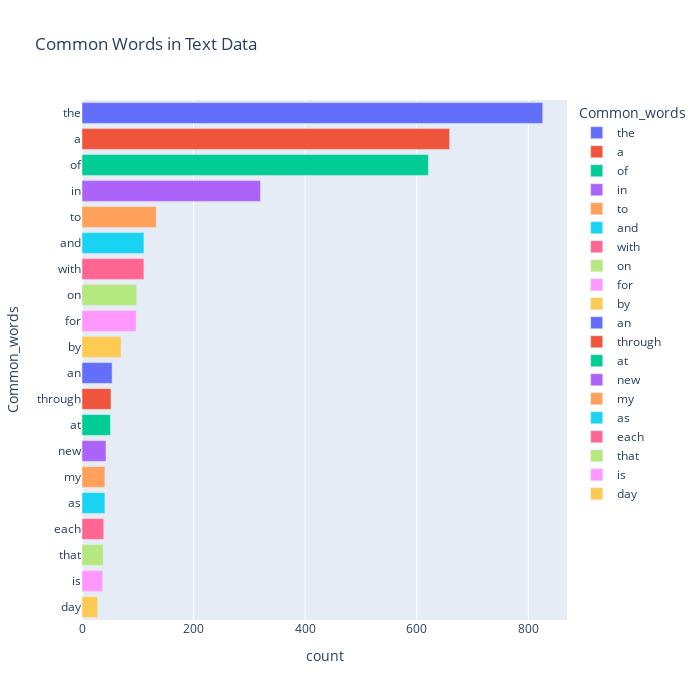

Notebook code cell kept with this figure:
### Markdown cell above
#### 🔤 Top 20 Most Common Words in Text Data (Bar Chart)

### Code cell
# Step 1: Split each cleaned text into a list of words (tokens)
df1['temp_list'] = df1['Cleaned_text'].apply(lambda x: str(x).split())

# Step 2: Flatten the list of lists into a single list of all words
# - Loop through each list in 'temp_list'
# - Collect all words into one big list
top_words = Counter([item for sublist in df1['temp_list'] for item in sublist])

# Step 3: Create a DataFrame of the top 20 most frequent words
top_words_df = pd.DataFrame(top_words.most_common(20), columns=['Common_words', 'count'])

# Step 4: Create a horizontal bar chart using Plotly
fig = px.bar(
    top_words_df,                # Data source
    x="count",                   # X-axis = count of each word
    y="Common_words",            # Y-axis = words
    title='Common Words in Text Data',  # Chart title
    orientation='h',             # Make the bars horizontal
    width=700,                   # Width of the chart
    height=700,                  # Height of the chart
    color='Common_words'         # Color the bars uniquely for each word
)

# Step 5: Display the interactive chart
fig.show()

### Figure 1 — Plotly figure (JSON) as saved in the notebook; plotly's stock layout.template omitted (floating-point values rounded to 4 significant figures)
{"data": [{"alignmentgroup": "True", "hovertemplate": "Common_words=%{y}<br>count=%{x}<extra></extra>", "legendgroup": "the", "marker": {"color": "#636efa", "pattern": {"shape": ""}}, "name": "the", "offsetgroup": "the", "orientation": "h", "showlegend": true, "textposition": "auto", "type": "bar", "x": [826], "xaxis": "x", "y": ["the"], "yaxis": "y"}, {"alignmentgroup": "True", "hovertemplate": "Common_words=%{y}<br>count=%{x}<extra></extra>", "legendgroup": "a", "marker": {"color": "#EF553B", "pattern": {"shape": ""}}, "name": "a", "offsetgroup": "a", "orientation": "h", "showlegend": true, "textposition": "auto", "type": "bar", "x": [659], "xaxis": "x", "y": ["a"], "yaxis": "y"}, {"alignmentgroup": "True", "hovertemplate": "Common_words=%{y}<br>count=%{x}<extra></extra>", "legendgroup": "of", "marker": {"color": "#00cc96", "pattern": {"shape": ""}}, "name": "of", "offsetgroup": "of", "orientation": "h", "showlegend": true, "textposition": "auto", "type": "bar", "x": [621], "xaxis": "x", "y": ["of"], "yaxis": "y"}, {"alignmentgroup": "True", "hovertemplate": "Common_words=%{y}<br>count=%{x}<extra></extra>", "legendgroup": "in", "marker": {"color": "#ab63fa", "pattern": {"shape": ""}}, "name": "in", "offsetgroup": "in", "orientation": "h", "showlegend": true, "textposition": "auto", "type": "bar", "x": [320], "xaxis": "x", "y": ["in"], "yaxis": "y"}, {"alignmentgroup": "True", "hovertemplate": "Common_words=%{y}<br>count=%{x}<extra></extra>", "legendgroup": "to", "marker": {"color": "#FFA15A", "pattern": {"shape": ""}}, "name": "to", "offsetgroup": "to", "orientation": "h", "showlegend": true, "textposition": "auto", "type": "bar", "x": [133], "xaxis": "x", "y": ["to"], "yaxis": "y"}, {"alignmentgroup": "True", "hovertemplate": "Common_words=%{y}<br>count=%{x}<extra></extra>", "legendgroup": "and", "marker": {"color": "#19d3f3", "pattern": {"shape": ""}}, "name": "and", "offsetgroup": "and", "orientation": "h", "showlegend": true, "textposition": "auto", "type": "bar", "x": [111], "xaxis": "x", "y": ["and"], "yaxis": "y"}, {"alignmentgroup": "True", "hovertemplate": "Common_words=%{y}<br>count=%{x}<extra></extra>", "legendgroup": "with", "marker": {"color": "#FF6692", "pattern": {"shape": ""}}, "name": "with", "offsetgroup": "with", "orientation": "h", "showlegend": true, "textposition": "auto", "type": "bar", "x": [111], "xaxis": "x", "y": ["with"], "yaxis": "y"}, {"alignmentgroup": "True", "hovertemplate": "Common_words=%{y}<br>count=%{x}<extra></extra>", "legendgroup": "on", "marker": {"color": "#B6E880", "pattern": {"shape": ""}}, "name": "on", "offsetgroup": "on", "orientation": "h", "showlegend": true, "textposition": "auto", "type": "bar", "x": [98], "xaxis": "x", "y": ["on"], "yaxis": "y"}, {"alignmentgroup": "True", "hovertemplate": "Common_words=%{y}<br>count=%{x}<extra></extra>", "legendgroup": "for", "marker": {"color": "#FF97FF", "pattern": {"shape": ""}}, "name": "for", "offsetgroup": "for", "orientation": "h", "showlegend": true, "textposition": "auto", "type": "bar", "x": [97], "xaxis": "x", "y": ["for"], "yaxis": "y"}, {"alignmentgroup": "True", "hovertemplate": "Common_words=%{y}<br>count=%{x}<extra></extra>", "legendgroup": "by", "marker": {"color": "#FECB52", "pattern": {"shape": ""}}, "name": "by", "offsetgroup": "by", "orientation": "h", "showlegend": true, "textposition": "auto", "type": "bar", "x": [70], "xaxis": "x", "y": ["by"], "yaxis": "y"}, {"alignmentgroup": "True", "hovertemplate": "Common_words=%{y}<br>count=%{x}<extra></extra>", "legendgroup": "an", "marker": {"color": "#636efa", "pattern": {"shape": ""}}, "name": "an", "offsetgroup": "an", "orientation": "h", "showlegend": true, "textposition": "auto", "type": "bar", "x": [54], "xaxis": "x", "y": ["an"], "yaxis": "y"}, {"alignmentgroup": "True", "hovertemplate": "Common_words=%{y}<br>count=%{x}<extra></extra>", "legendgroup": "through", "marker": {"color": "#EF553B", "pattern": {"shape": ""}}, "name": "through", "offsetgroup": "through", "orientation": "h", "showlegend": true, "textposition": "auto", "type": "bar", "x": [52], "xaxis": "x", "y": ["through"], "yaxis": "y"}, {"alignmentgroup": "True", "hovertemplate": "Common_words=%{y}<br>count=%{x}<extra></extra>", "legendgroup": "at", "marker": {"color": "#00cc96", "pattern": {"shape": ""}}, "name": "at", "offsetgroup": "at", "orientation": "h", "showlegend": true, "textposition": "auto", "type": "bar", "x": [51], "xaxis": "x", "y": ["at"], "yaxis": "y"}, {"alignmentgroup": "True", "hovertemplate": "Common_words=%{y}<br>count=%{x}<extra></extra>", "legendgroup": "new", "marker": {"color": "#ab63fa", "pattern": {"shape": ""}}, "name": "new", "offsetgroup": "new", "orientation": "h", "showlegend": true, "textposition": "auto", "type": "bar", "x": [43], "xaxis": "x", "y": ["new"], "yaxis": "y"}, {"alignmentgroup": "True", "hovertemplate": "Common_words=%{y}<br>count=%{x}<extra></extra>", "legendgroup": "my", "marker": {"color": "#FFA15A", "pattern": {"shape": ""}}, "name": "my", "offsetgroup": "my", "orientation": "h", "showlegend": true, "textposition": "auto", "type": "bar", "x": [41], "xaxis": "x", "y": ["my"], "yaxis": "y"}, {"alignmentgroup": "True", "hovertemplate": "Common_words=%{y}<br>count=%{x}<extra></extra>", "legendgroup": "as", "marker": {"color": "#19d3f3", "pattern": {"shape": ""}}, "name": "as", "offsetgroup": "as", "orientation": "h", "showlegend": true, "textposition": "auto", "type": "bar", "x": [41], "xaxis": "x", "y": ["as"], "yaxis": "y"}, {"alignmentgroup": "True", "hovertemplate": "Common_words=%{y}<br>count=%{x}<extra></extra>", "legendgroup": "each", "marker": {"color": "#FF6692", "pattern": {"shape": ""}}, "name": "each", "offsetgroup": "each", "orientation": "h", "showlegend": true, "textposition": "auto", "type": "bar", "x": [39], "xaxis": "x", "y": ["each"], "yaxis": "y"}, {"alignmentgroup": "True", "hovertemplate": "Common_words=%{y}<br>count=%{x}<extra></extra>", "legendgroup": "that", "marker": {"color": "#B6E880", "pattern": {"shape": ""}}, "name": "that", "offsetgroup": "that", "orientation": "h", "showlegend": true, "textposition": "auto", "type": "bar", "x": [38], "xaxis": "x", "y": ["that"], "yaxis": "y"}, {"alignmentgroup": "True", "hovertemplate": "Common_words=%{y}<br>count=%{x}<extra></extra>", "legendgroup": "is", "marker": {"color": "#FF97FF", "pattern": {"shape": ""}}, "name": "is", "offsetgroup": "is", "orientation": "h", "showlegend": true, "textposition": "auto", "type": "bar", "x": [37], "xaxis": "x", "y": ["is"], "yaxis": "y"}, {"alignmentgroup": "True", "hovertemplate": "Common_words=%{y}<br>count=%{x}<extra></extra>", "legendgroup": "day", "marker": {"color": "#FECB52", "pattern": {"shape": ""}}, "name": "day", "offsetgroup": "day", "orientation": "h", "showlegend": true, "textposition": "auto", "type": "bar", "x": [28], "xaxis": "x", "y": ["day"], "yaxis": "y"}], "layout": {"barmode": "relative", "height": 700, "legend": {"title": {"text": "Common_words"}, "tracegroupgap": 0}, "title": {"text": "Common Words in Text Data"}, "width": 700, "xaxis": {"anchor": "y", "domain": [0, 1], "title": {"text": "count"}}, "yaxis": {"anchor": "x", "categoryarray": ["day", "is", "that", "each", "as", "my", "new", "at", "through", "an", "by", "for", "on", "with", "and", "to", "in", "of", "a", "the"], "categoryorder": "array", "domain": [0, 1], "title": {"text": "Common_words"}}}}
